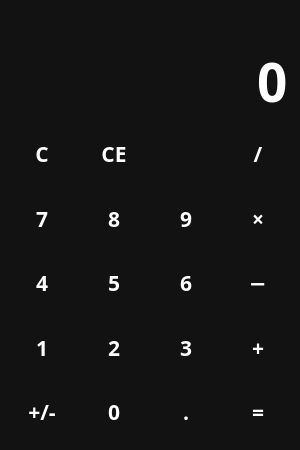
<?xml version="1.0" encoding="UTF-8"?>
<ui version="4.0">
 <class>MainWindow</class>
 <widget class="QMainWindow" name="MainWindow">
  <property name="geometry">
   <rect>
    <x>0</x>
    <y>0</y>
    <width>300</width>
    <height>450</height>
   </rect>
  </property>
  <property name="minimumSize">
   <size>
    <width>300</width>
    <height>450</height>
   </size>
  </property>
  <property name="windowTitle">
   <string>Schön Calculator</string>
  </property>
  <property name="windowIcon">
   <iconset resource="resources.qrc">
    <normaloff>:/icons/icons/outline_calculate_black_24dp.png</normaloff>:/icons/icons/outline_calculate_black_24dp.png</iconset>
  </property>
  <property name="styleSheet">
   <string notr="true">QWidget {
                color: white;
                background-color: #121212;
                font-family: Rubik;
                font-size: 16pt;
                font-weight: 600;
                }

                QPushButton {
                background-color: transparent;
                border: none;
                }

                QPushButton:hover {
                background-color: #666;
                }

                QPushButton:pressed {
                background-color: #888;
            }
 </string>
  </property>
  <widget class="QWidget" name="centralwidget">
   <layout class="QVBoxLayout" name="verticalLayout">
    <item>
     <widget class="QLabel" name="lbl_temp">
      <property name="sizePolicy">
       <sizepolicy hsizetype="Preferred" vsizetype="Maximum">
        <horstretch>0</horstretch>
        <verstretch>0</verstretch>
       </sizepolicy>
      </property>
      <property name="styleSheet">
       <string notr="true">color: #888;</string>
      </property>
      <property name="text">
       <string/>
      </property>
      <property name="alignment">
       <set>Qt::AlignRight|Qt::AlignTrailing|Qt::AlignVCenter</set>
      </property>
     </widget>
    </item>
    <item>
     <widget class="QLineEdit" name="entry_field">
      <property name="sizePolicy">
       <sizepolicy hsizetype="Expanding" vsizetype="Maximum">
        <horstretch>0</horstretch>
        <verstretch>0</verstretch>
       </sizepolicy>
      </property>
      <property name="styleSheet">
       <string notr="true">font-size: 40pt;
border: none;</string>
      </property>
      <property name="text">
       <string>0</string>
      </property>
      <property name="maxLength">
       <number>10</number>
      </property>
      <property name="alignment">
       <set>Qt::AlignRight|Qt::AlignTrailing|Qt::AlignVCenter</set>
      </property>
      <property name="readOnly">
       <bool>true</bool>
      </property>
     </widget>
    </item>
    <item>
     <layout class="QGridLayout" name="btns_grid">
      <item row="0" column="0">
       <widget class="QPushButton" name="btn_c">
        <property name="sizePolicy">
         <sizepolicy hsizetype="Minimum" vsizetype="Expanding">
          <horstretch>0</horstretch>
          <verstretch>0</verstretch>
         </sizepolicy>
        </property>
        <property name="cursor">
         <cursorShape>PointingHandCursor</cursorShape>
        </property>
        <property name="text">
         <string>C</string>
        </property>
        <property name="shortcut">
         <string>Shift+C</string>
        </property>
       </widget>
      </item>
      <item row="2" column="0">
       <widget class="QPushButton" name="btn_4">
        <property name="sizePolicy">
         <sizepolicy hsizetype="Minimum" vsizetype="Expanding">
          <horstretch>0</horstretch>
          <verstretch>0</verstretch>
         </sizepolicy>
        </property>
        <property name="cursor">
         <cursorShape>PointingHandCursor</cursorShape>
        </property>
        <property name="text">
         <string>4</string>
        </property>
        <property name="shortcut">
         <string>4</string>
        </property>
       </widget>
      </item>
      <item row="0" column="2">
       <widget class="QPushButton" name="btn_backspace">
        <property name="sizePolicy">
         <sizepolicy hsizetype="Minimum" vsizetype="Expanding">
          <horstretch>0</horstretch>
          <verstretch>0</verstretch>
         </sizepolicy>
        </property>
        <property name="cursor">
         <cursorShape>PointingHandCursor</cursorShape>
        </property>
        <property name="text">
         <string/>
        </property>
        <property name="icon">
         <iconset resource="resources.qrc">
          <normaloff>:/icons/icons/outline_backspace_white_24dp.png</normaloff>:/icons/icons/outline_backspace_white_24dp.png</iconset>
        </property>
        <property name="iconSize">
         <size>
          <width>24</width>
          <height>24</height>
         </size>
        </property>
        <property name="shortcut">
         <string>Backspace</string>
        </property>
       </widget>
      </item>
      <item row="0" column="3">
       <widget class="QPushButton" name="btn_div">
        <property name="sizePolicy">
         <sizepolicy hsizetype="Minimum" vsizetype="Expanding">
          <horstretch>0</horstretch>
          <verstretch>0</verstretch>
         </sizepolicy>
        </property>
        <property name="cursor">
         <cursorShape>PointingHandCursor</cursorShape>
        </property>
        <property name="text">
         <string>/</string>
        </property>
        <property name="shortcut">
         <string>/</string>
        </property>
       </widget>
      </item>
      <item row="3" column="0">
       <widget class="QPushButton" name="btn_1">
        <property name="sizePolicy">
         <sizepolicy hsizetype="Minimum" vsizetype="Expanding">
          <horstretch>0</horstretch>
          <verstretch>0</verstretch>
         </sizepolicy>
        </property>
        <property name="cursor">
         <cursorShape>PointingHandCursor</cursorShape>
        </property>
        <property name="text">
         <string>1</string>
        </property>
        <property name="shortcut">
         <string>1</string>
        </property>
       </widget>
      </item>
      <item row="0" column="1">
       <widget class="QPushButton" name="btn_ce">
        <property name="sizePolicy">
         <sizepolicy hsizetype="Minimum" vsizetype="Expanding">
          <horstretch>0</horstretch>
          <verstretch>0</verstretch>
         </sizepolicy>
        </property>
        <property name="cursor">
         <cursorShape>PointingHandCursor</cursorShape>
        </property>
        <property name="text">
         <string>CE</string>
        </property>
        <property name="shortcut">
         <string>Shift+E</string>
        </property>
       </widget>
      </item>
      <item row="1" column="0">
       <widget class="QPushButton" name="btn_7">
        <property name="sizePolicy">
         <sizepolicy hsizetype="Minimum" vsizetype="Expanding">
          <horstretch>0</horstretch>
          <verstretch>0</verstretch>
         </sizepolicy>
        </property>
        <property name="cursor">
         <cursorShape>PointingHandCursor</cursorShape>
        </property>
        <property name="text">
         <string>7</string>
        </property>
        <property name="shortcut">
         <string>7</string>
        </property>
       </widget>
      </item>
      <item row="4" column="0">
       <widget class="QPushButton" name="btn_neg">
        <property name="sizePolicy">
         <sizepolicy hsizetype="Minimum" vsizetype="Expanding">
          <horstretch>0</horstretch>
          <verstretch>0</verstretch>
         </sizepolicy>
        </property>
        <property name="cursor">
         <cursorShape>PointingHandCursor</cursorShape>
        </property>
        <property name="text">
         <string>+/-</string>
        </property>
       </widget>
      </item>
      <item row="1" column="1">
       <widget class="QPushButton" name="btn_8">
        <property name="sizePolicy">
         <sizepolicy hsizetype="Minimum" vsizetype="Expanding">
          <horstretch>0</horstretch>
          <verstretch>0</verstretch>
         </sizepolicy>
        </property>
        <property name="cursor">
         <cursorShape>PointingHandCursor</cursorShape>
        </property>
        <property name="text">
         <string>8</string>
        </property>
        <property name="shortcut">
         <string>8</string>
        </property>
       </widget>
      </item>
      <item row="2" column="1">
       <widget class="QPushButton" name="btn_5">
        <property name="sizePolicy">
         <sizepolicy hsizetype="Minimum" vsizetype="Expanding">
          <horstretch>0</horstretch>
          <verstretch>0</verstretch>
         </sizepolicy>
        </property>
        <property name="cursor">
         <cursorShape>PointingHandCursor</cursorShape>
        </property>
        <property name="text">
         <string>5</string>
        </property>
        <property name="shortcut">
         <string>5</string>
        </property>
       </widget>
      </item>
      <item row="3" column="1">
       <widget class="QPushButton" name="btn_2">
        <property name="sizePolicy">
         <sizepolicy hsizetype="Minimum" vsizetype="Expanding">
          <horstretch>0</horstretch>
          <verstretch>0</verstretch>
         </sizepolicy>
        </property>
        <property name="cursor">
         <cursorShape>PointingHandCursor</cursorShape>
        </property>
        <property name="text">
         <string>2</string>
        </property>
        <property name="shortcut">
         <string>2</string>
        </property>
       </widget>
      </item>
      <item row="4" column="1">
       <widget class="QPushButton" name="btn_0">
        <property name="sizePolicy">
         <sizepolicy hsizetype="Minimum" vsizetype="Expanding">
          <horstretch>0</horstretch>
          <verstretch>0</verstretch>
         </sizepolicy>
        </property>
        <property name="cursor">
         <cursorShape>PointingHandCursor</cursorShape>
        </property>
        <property name="text">
         <string>0</string>
        </property>
        <property name="shortcut">
         <string>0</string>
        </property>
       </widget>
      </item>
      <item row="4" column="2">
       <widget class="QPushButton" name="btn_point">
        <property name="sizePolicy">
         <sizepolicy hsizetype="Minimum" vsizetype="Expanding">
          <horstretch>0</horstretch>
          <verstretch>0</verstretch>
         </sizepolicy>
        </property>
        <property name="cursor">
         <cursorShape>PointingHandCursor</cursorShape>
        </property>
        <property name="text">
         <string>.</string>
        </property>
        <property name="shortcut">
         <string>.</string>
        </property>
       </widget>
      </item>
      <item row="3" column="2">
       <widget class="QPushButton" name="btn_3">
        <property name="sizePolicy">
         <sizepolicy hsizetype="Minimum" vsizetype="Expanding">
          <horstretch>0</horstretch>
          <verstretch>0</verstretch>
         </sizepolicy>
        </property>
        <property name="cursor">
         <cursorShape>PointingHandCursor</cursorShape>
        </property>
        <property name="text">
         <string>3</string>
        </property>
        <property name="shortcut">
         <string>3</string>
        </property>
       </widget>
      </item>
      <item row="2" column="2">
       <widget class="QPushButton" name="btn_6">
        <property name="sizePolicy">
         <sizepolicy hsizetype="Minimum" vsizetype="Expanding">
          <horstretch>0</horstretch>
          <verstretch>0</verstretch>
         </sizepolicy>
        </property>
        <property name="cursor">
         <cursorShape>PointingHandCursor</cursorShape>
        </property>
        <property name="text">
         <string>6</string>
        </property>
        <property name="shortcut">
         <string>6</string>
        </property>
       </widget>
      </item>
      <item row="1" column="2">
       <widget class="QPushButton" name="btn_9">
        <property name="sizePolicy">
         <sizepolicy hsizetype="Minimum" vsizetype="Expanding">
          <horstretch>0</horstretch>
          <verstretch>0</verstretch>
         </sizepolicy>
        </property>
        <property name="cursor">
         <cursorShape>PointingHandCursor</cursorShape>
        </property>
        <property name="text">
         <string>9</string>
        </property>
        <property name="shortcut">
         <string>9</string>
        </property>
       </widget>
      </item>
      <item row="1" column="3">
       <widget class="QPushButton" name="btn_mult">
        <property name="sizePolicy">
         <sizepolicy hsizetype="Minimum" vsizetype="Expanding">
          <horstretch>0</horstretch>
          <verstretch>0</verstretch>
         </sizepolicy>
        </property>
        <property name="cursor">
         <cursorShape>PointingHandCursor</cursorShape>
        </property>
        <property name="text">
         <string>×</string>
        </property>
        <property name="shortcut">
         <string>*</string>
        </property>
       </widget>
      </item>
      <item row="2" column="3">
       <widget class="QPushButton" name="btn_minus">
        <property name="sizePolicy">
         <sizepolicy hsizetype="Minimum" vsizetype="Expanding">
          <horstretch>0</horstretch>
          <verstretch>0</verstretch>
         </sizepolicy>
        </property>
        <property name="cursor">
         <cursorShape>PointingHandCursor</cursorShape>
        </property>
        <property name="text">
         <string>−</string>
        </property>
        <property name="shortcut">
         <string>-</string>
        </property>
       </widget>
      </item>
      <item row="3" column="3">
       <widget class="QPushButton" name="btn_add">
        <property name="sizePolicy">
         <sizepolicy hsizetype="Minimum" vsizetype="Expanding">
          <horstretch>0</horstretch>
          <verstretch>0</verstretch>
         </sizepolicy>
        </property>
        <property name="cursor">
         <cursorShape>PointingHandCursor</cursorShape>
        </property>
        <property name="text">
         <string>+</string>
        </property>
        <property name="shortcut">
         <string>+</string>
        </property>
       </widget>
      </item>
      <item row="4" column="3">
       <widget class="QPushButton" name="btn_result">
        <property name="sizePolicy">
         <sizepolicy hsizetype="Minimum" vsizetype="Expanding">
          <horstretch>0</horstretch>
          <verstretch>0</verstretch>
         </sizepolicy>
        </property>
        <property name="cursor">
         <cursorShape>PointingHandCursor</cursorShape>
        </property>
        <property name="text">
         <string>=</string>
        </property>
        <property name="shortcut">
         <string>=</string>
        </property>
       </widget>
      </item>
     </layout>
    </item>
   </layout>
  </widget>
 </widget>
 <resources>
  <include location="resources.qrc"/>
 </resources>
 <connections/>
</ui>
